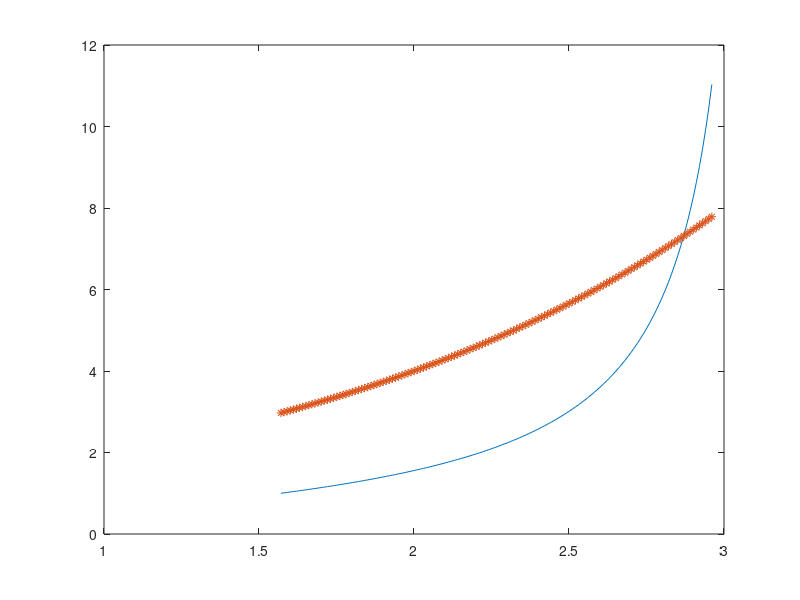

MATLAB code to generate this figure:
% theta=[0:0.01:pi/2];
% y=theta-2*sin(theta/2);
% plot(theta,y)
% 
% u=[0:0.01:pi];
% eta=(tan(u)-u)./u.^3;
% plot(u,eta)

theta2=[pi/2:0.01:pi*17/18];
y2=sin(theta2)./(1+cos(theta2))
y3=2.^theta2
plot(theta2,y2,'-',theta2,y3,'*')